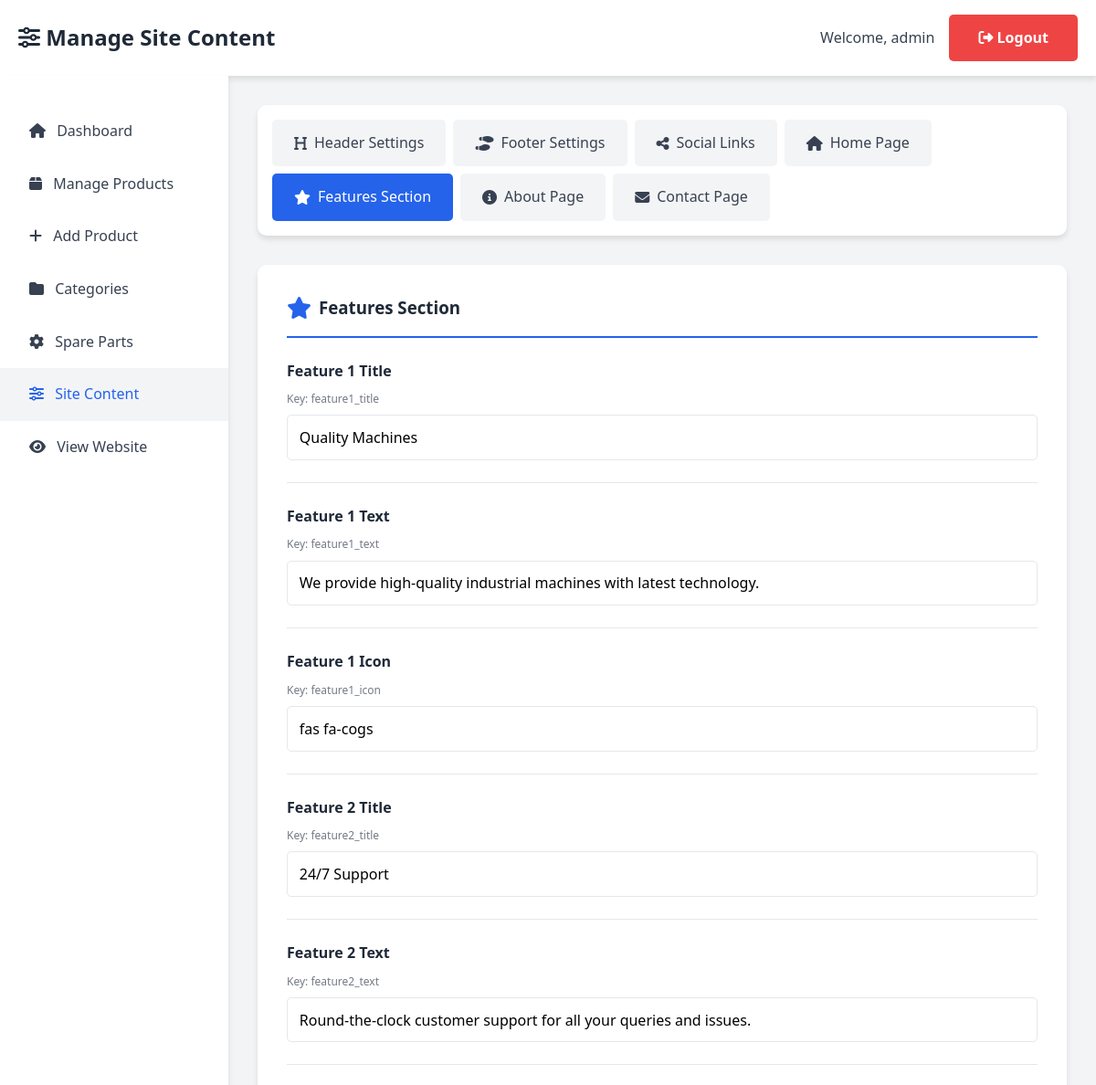
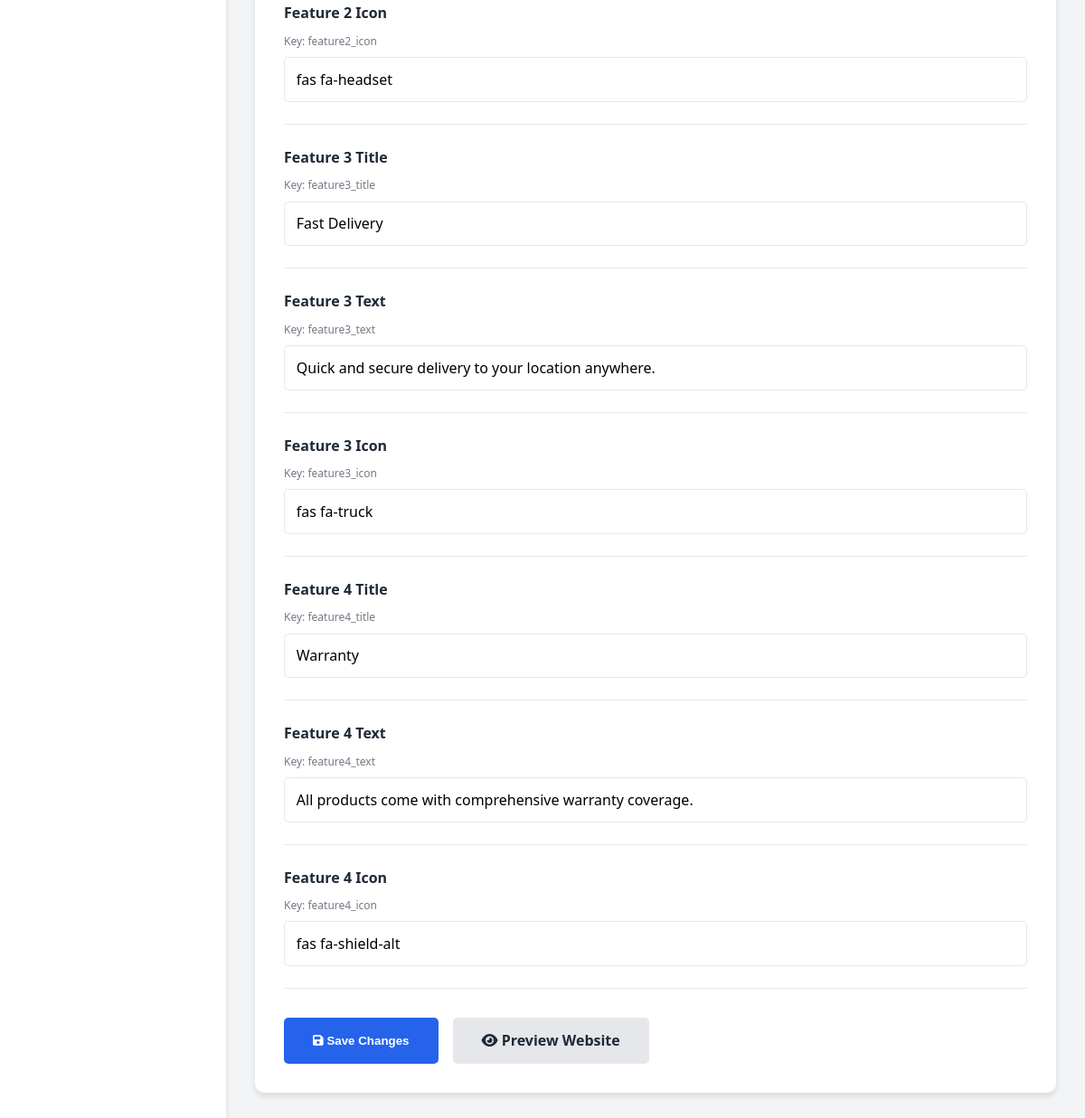
The app's page /admin/site_settings.php?group=features (signed in) with its own data (2 pictures, top to bottom).
### tables this page shows
CREATE TABLE IF NOT EXISTS site_settings (
    id INT PRIMARY KEY AUTO_INCREMENT,
    setting_key VARCHAR(100) UNIQUE NOT NULL,
    setting_value TEXT,
    setting_type ENUM('text', 'textarea', 'image', 'html') DEFAULT 'text',
    setting_group VARCHAR(50) DEFAULT 'general',
    setting_label VARCHAR(100),
    display_order INT DEFAULT 0,
    updated_at TIMESTAMP DEFAULT CURRENT_TIMESTAMP ON UPDATE CURRENT_TIMESTAMP
);

### admin/site_settings.php (the view, shortened to what this page needs)
<?php
require_once '../config.php';
$current_group = isset($_GET['group']) ? $_GET['group'] : 'header';
$groups = [
    'header' => ['label' => 'Header Settings', 'icon' => 'fa-heading'],
    'footer' => ['label' => 'Footer Settings', 'icon' => 'fa-shoe-prints'],
    'social' => ['label' => 'Social Links', 'icon' => 'fa-share-alt'],
    'home' => ['label' => 'Home Page', 'icon' => 'fa-home'],
    'features' => ['label' => 'Features Section', 'icon' => 'fa-star'],
    'about' => ['label' => 'About Page', 'icon' => 'fa-info-circle'],
    'contact' => ['label' => 'Contact Page', 'icon' => 'fa-envelope']
];
$query = "SELECT * FROM site_settings WHERE setting_group = '$current_group' ORDER BY display_order ASC";
$result = mysqli_query($conn, $query);
$settings = [];
while ($row = mysqli_fetch_assoc($result)) {
    $settings[] = $row;
}
?>
<!DOCTYPE html>
<html lang="en">
<head>
    <link rel="stylesheet" href="../css/style.css">
    <link rel="stylesheet" href="https://cdnjs.cloudflare.com/ajax/libs/font-awesome/6.4.0/css/all.min.css">
</head>
<body class="admin-page">
    <div class="admin-header">
        <div class="container">
            <h1><i class="fas fa-sliders-h"></i> Manage Site Content</h1>
            <div class="admin-user">
                <span>Welcome, <?php echo $_SESSION['admin_username']; ?></span>
                <a href="logout.php" class="btn btn-danger"><i class="fas fa-sign-out-alt"></i> Logout</a>
            </div>
        </div>
    </div>
    <div class="admin-container">
        <div class="admin-sidebar">
            <ul>
                <li><a href="dashboard.php"><i class="fas fa-home"></i> Dashboard</a></li>
                <li><a href="products.php"><i class="fas fa-box"></i> Manage Products</a></li>
                <li><a href="add_product.php"><i class="fas fa-plus"></i> Add Product</a></li>
                <li><a href="categories.php"><i class="fas fa-folder"></i> Categories</a></li>
                <li><a href="spare_parts.php"><i class="fas fa-cog"></i> Spare Parts</a></li>
                <li><a href="site_settings.php" class="active"><i class="fas fa-sliders-h"></i> Site Content</a></li>
                <li><a href="../index.php" target="_blank"><i class="fas fa-eye"></i> View Website</a></li>
            </ul>
        </div>
        <div class="admin-content">
            <div class="settings-tabs">
                <?php foreach ($groups as $key => $group): ?>
                    <a href="site_settings.php?group=<?php echo $key; ?>"
                       class="settings-tab <?php echo $current_group == $key ? 'active' : ''; ?>">
                        <i class="fas <?php echo $group['icon']; ?>"></i>
                        <?php echo $group['label']; ?>
                    </a>
                <?php endforeach; ?>
            </div>
            <div class="form-container">
                <div class="group-header">
                    <i class="fas <?php echo $groups[$current_group]['icon']; ?>"></i>
                    <h3><?php echo $groups[$current_group]['label']; ?></h3>
                </div>
                <form method="POST" action="" class="settings-form">
                    <?php if (count($settings) > 0): ?>
                        <?php foreach ($settings as $setting): ?>
                            <div class="form-group">
                                <label for="<?php echo $setting['setting_key']; ?>">
                                    <?php echo htmlspecialchars($setting['setting_label']); ?>
                                </label>
                                <div class="setting-key">Key: <?php echo $setting['setting_key']; ?></div>
                                <?php if ($setting['setting_type'] == 'textarea'): ?>
                                    <textarea
                                        id="<?php echo $setting['setting_key']; ?>"
                                        name="settings[<?php echo $setting['setting_key']; ?>]"
                                        rows="4"><?php echo htmlspecialchars($setting['setting_value']); ?></textarea>
                                <?php else: ?>
                                    <input
                                        type="text"
                                        id="<?php echo $setting['setting_key']; ?>"
                                        name="settings[<?php echo $setting['setting_key']; ?>]"
                                        value="<?php echo htmlspecialchars($setting['setting_value']); ?>">
                                <?php endif; ?>
                            </div>
                        <?php endforeach; ?>
                        <div class="form-actions">
                            <button type="submit" class="btn btn-primary">
                                <i class="fas fa-save"></i> Save Changes
                            </button>
                            <a href="../index.php" target="_blank" class="btn btn-secondary">
                                <i class="fas fa-eye"></i> Preview Website
                            </a>
                        </div>
                    <?php else: ?>
                        <p>No settings found for this section.</p>
                    <?php endif; ?>
                </form>
            </div>
        </div>
    </div>
</body>
</html>

### css/style.css (style rules this page uses)
* { margin: 0; padding: 0; box-sizing: border-box; }
:root { --primary-color: #2563eb; --secondary-color: #1e40af; --accent-color: #dc2626; --success-color: #10b981; --danger-color: #ef4444; --warning-color: #f59e0b; --dark-color: #1f2937; --light-color: #f3f4f6; --white-color: #ffffff; --text-color: #374151; --border-color: #e5e7eb; --shadow: 0 4px 6px rgba(0, 0, 0, 0.1); --shadow-lg: 0 10px 25px rgba(0, 0, 0, 0.1); }
body { font-family: 'Segoe UI', Tahoma, Geneva, Verdana, sans-serif; line-height: 1.6; color: var(--text-color); background-color: var(--white-color); }
a { text-decoration: none; color: inherit; }
.container { max-width: 1200px; margin: 0 auto; padding: 0 20px; }
.btn { display: inline-block; padding: 0.8rem 2rem; border-radius: 5px; text-decoration: none; font-weight: 600; transition: all 0.3s; border: none; cursor: pointer; }
.btn-primary { background-color: var(--primary-color); color: white; }
.btn-secondary { background-color: var(--border-color); color: var(--dark-color); }
.btn-danger { background-color: var(--danger-color); color: white; }
.form-group { margin-bottom: 1.5rem; }
.form-group label { display: block; margin-bottom: 0.5rem; font-weight: 500; color: var(--dark-color); }
.form-group input, .form-group select, .form-group textarea { width: 100%; padding: 0.8rem; border: 1px solid var(--border-color); border-radius: 5px; font-family: inherit; }
.admin-page { background-color: var(--light-color); }
.admin-header { background-color: white; box-shadow: var(--shadow); padding: 1rem 0; }
.admin-header .container { display: flex; justify-content: space-between; align-items: center; flex-wrap: wrap; gap: 1rem; }
.admin-header h1 { color: var(--dark-color); font-size: 1.5rem; }
.admin-user { display: flex; gap: 1rem; align-items: center; }
.admin-container { display: flex; min-height: calc(100vh - 100px); }
.admin-sidebar { width: 250px; background-color: white; padding: 2rem 0; box-shadow: var(--shadow); flex-shrink: 0; }
.admin-sidebar ul { list-style: none; }
.admin-sidebar a { display: block; padding: 1rem 2rem; color: var(--text-color); text-decoration: none; transition: background-color 0.3s; }
.admin-sidebar a:hover, .admin-sidebar a.active { background-color: var(--light-color); color: var(--primary-color); }
.admin-sidebar i { margin-right: 0.5rem; }
.admin-content { flex: 1; padding: 2rem; min-width: 0; }
.form-container { background-color: white; padding: 2rem; border-radius: 10px; box-shadow: var(--shadow); }
.form-actions { display: flex; gap: 1rem; margin-top: 2rem; flex-wrap: wrap; }

### admin/site_settings.php (style rules this page uses)
.settings-tabs { display: flex; flex-wrap: wrap; gap: 0.5rem; margin-bottom: 2rem; background: white; padding: 1rem; border-radius: 10px; box-shadow: var(--shadow); }
.settings-tab { padding: 0.8rem 1.5rem; background: var(--light-color); border: none; border-radius: 5px; color: var(--text-color); text-decoration: none; font-weight: 500; transition: all 0.3s; display: flex; align-items: center; gap: 0.5rem; }
.settings-tab.active { background: var(--primary-color); color: white; }
.settings-form .form-group { margin-bottom: 1.5rem; padding-bottom: 1.5rem; border-bottom: 1px solid var(--border-color); }
.settings-form label { font-weight: 600; color: var(--dark-color); margin-bottom: 0.5rem; display: block; }
.settings-form .setting-key { font-size: 0.75rem; color: var(--text-color); opacity: 0.7; margin-bottom: 0.5rem; }
.settings-form input[type="text"], .settings-form textarea { width: 100%; padding: 0.8rem; border: 1px solid var(--border-color); border-radius: 5px; font-size: 1rem; }
.group-header { display: flex; align-items: center; gap: 0.5rem; margin-bottom: 1.5rem; padding-bottom: 1rem; border-bottom: 2px solid var(--primary-color); }
.group-header i { font-size: 1.5rem; color: var(--primary-color); }
.group-header h3 { margin: 0; color: var(--dark-color); }

### records on screen
site_settings: setting_label "Feature 1 Title", setting_key "feature1_title", setting_value "Quality Machines"
site_settings: setting_label "Feature 1 Text", setting_key "feature1_text", setting_value "We provide high-quality industrial machines with latest technology."
site_settings: setting_label "Feature 1 Icon", setting_key "feature1_icon", setting_value "fas fa-cogs"
site_settings: setting_label "Feature 2 Title", setting_key "feature2_title", setting_value "24/7 Support"
site_settings: setting_label "Feature 2 Text", setting_key "feature2_text", setting_value "Round-the-clock customer support for all your queries and issues."
site_settings: setting_label "Feature 2 Icon", setting_key "feature2_icon", setting_value "fas fa-headset"
site_settings: setting_label "Feature 3 Title", setting_key "feature3_title", setting_value "Fast Delivery"
site_settings: setting_label "Feature 3 Text", setting_key "feature3_text", setting_value "Quick and secure delivery to your location anywhere."
site_settings: setting_label "Feature 3 Icon", setting_key "feature3_icon", setting_value "fas fa-truck"
site_settings: setting_label "Feature 4 Title", setting_key "feature4_title", setting_value "Warranty"
site_settings: setting_label "Feature 4 Text", setting_key "feature4_text", setting_value "All products come with comprehensive warranty coverage."
site_settings: setting_label "Feature 4 Icon", setting_key "feature4_icon", setting_value "fas fa-shield-alt"

### other values on screen
$_SESSION['admin_username'] "admin"
$group['label'] "Header Settings"
$group['label'] "Footer Settings"
$group['label'] "Social Links"
$group['label'] "Home Page"
$group['label'] "Features Section"
$group['label'] "About Page"
$group['label'] "Contact Page"
$groups[$current_group]['label'] "Features Section"
